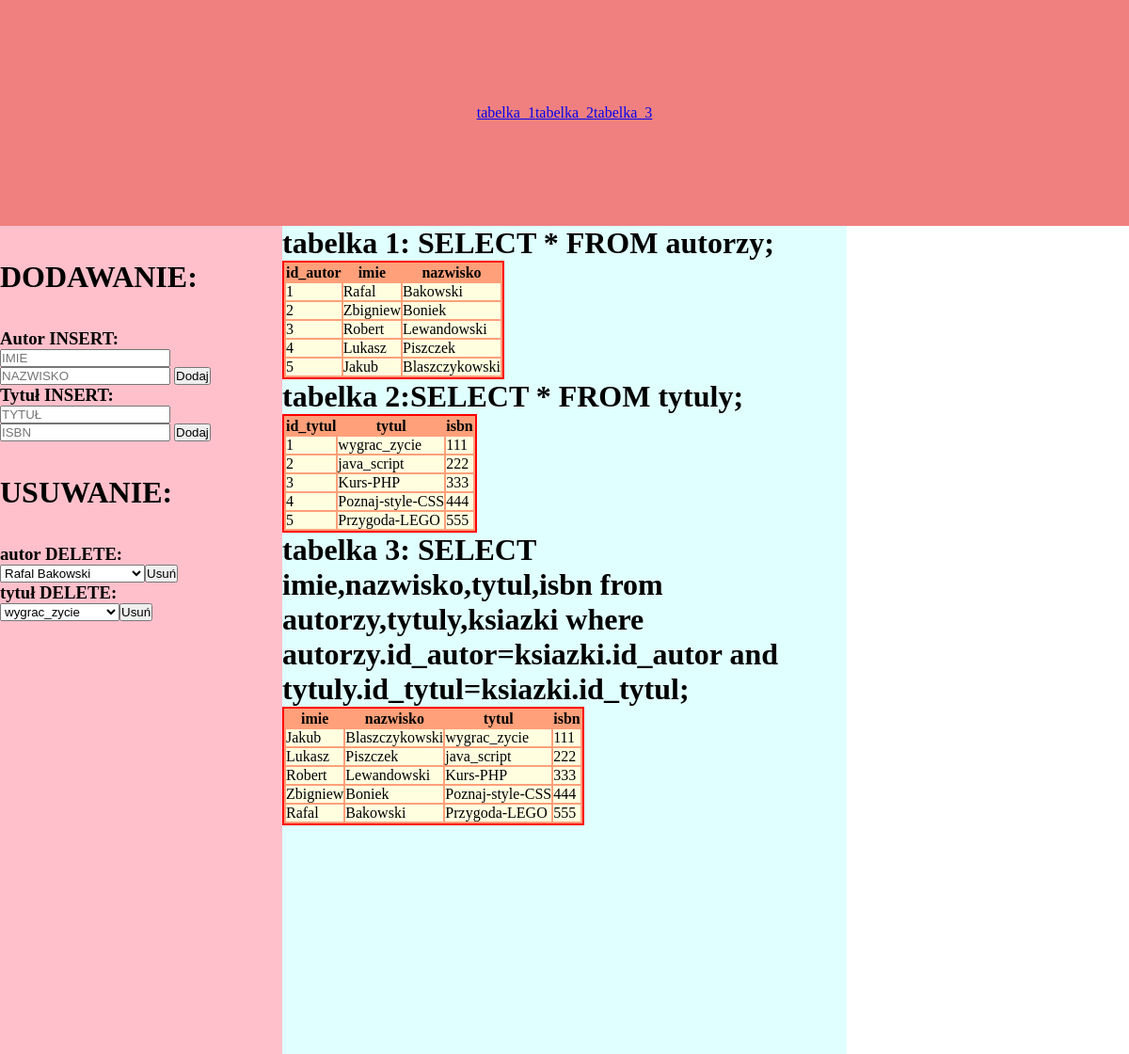
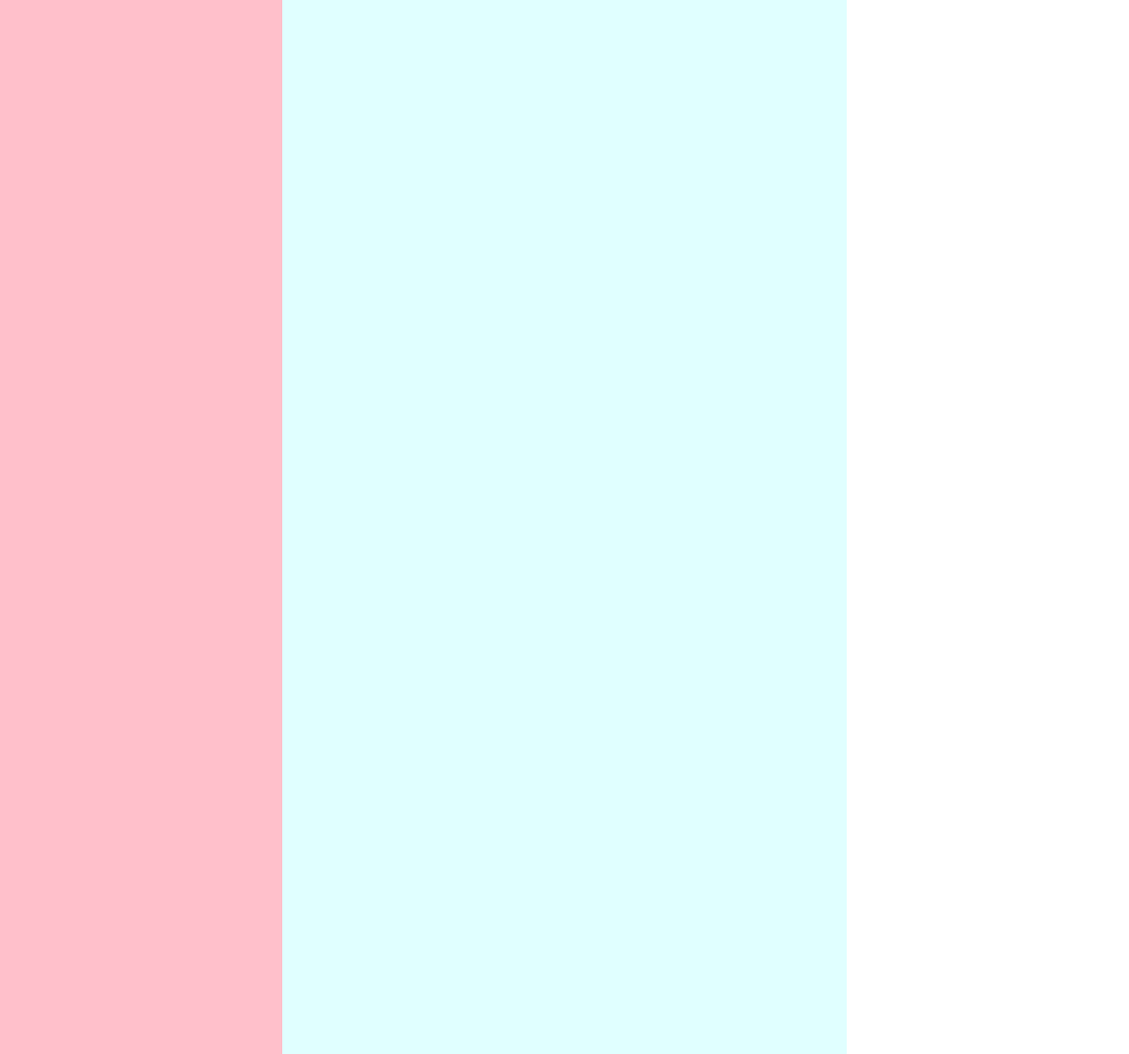
The page /library.php on the database its author committed (2 pictures, top to bottom).
### tables this page shows
CREATE TABLE `autorzy` (
  `id_autor` int(11) NOT NULL,
  `imie` varchar(30) NOT NULL,
  `nazwisko` varchar(30) NOT NULL
);

CREATE TABLE `tytuly` (
  `id_tytul` int(11) NOT NULL,
  `tytul` varchar(30) NOT NULL,
  `isbn` int(3) NOT NULL
);

### library.php (the view, shortened to what this page needs)
<!DOCTYPE html>
<html>
<head>
<link rel="stylesheet" href="library.css">
</head>
<body>
<div class="container">
<div class="top">
<a href="#zad1">tabelka_1</a>
<a href="#zad2">tabelka_2</a>
<a href="#zad3">tabelka_3</a>
</div>
<div class="guziki">
                <h1>DODAWANIE:</h1>
<h3>Autor INSERT:</h3>
                <form action="insert_autor.php" autocomplete="off" method="post" class="insert">
                    <input type="text" name="imie" placeholder="IMIE">
                    <input type="text" name="nazwisko" placeholder="NAZWISKO">
                    <input type="submit" value="Dodaj">
                </form>
                <h3>Tytuł INSERT:</h3>
                <form action="insert_tytul.php" autocomplete="off" method="post" class="insert">
                    <input type="text" name="tytul" placeholder="TYTUŁ">
                    <input type="text" name="isbn" placeholder="ISBN">
                    <input type="submit" value="Dodaj">
                </form>
                <h1>USUWANIE:</h1>
                <?php
                $servername = "localhost";
                $username = "root";
                $password = "";
                $dbname = "library";
                $conn = new mysqli($servername, $username, $password, $dbname);
                $result2 = $conn->query("SELECT * FROM autorzy");
                echo("<h3> autor DELETE:</h3>");
                echo("<form action='delete_autor.php' method='POST'  class='delete'>");
                echo("<select name='id_autor'>");
                while($row=$result2->fetch_assoc() ){
                    echo("<option value='".$row['id_autor']."'>".$row['imie']." ".$row['nazwisko']."</option>");
                }
                echo("</select>");
                echo("<input type='submit' value='Usuń'>");
                echo("</form>");
                $result3 = $conn->query("SELECT * FROM tytuly");
                echo("<h3> tytuł DELETE:</h3>");
                echo("<form action='delete_tytul.php' method='POST'  class='delete'>");
                echo("<select name='id_tytul'>");
                while($row=$result3->fetch_assoc() ){
                    echo("<option value='".$row['id_tytul']."'>".$row['tytul']."</option>");
                }
                echo("</select>");
                echo("<input type='submit' value='Usuń'>");
                echo("</form>");
            ?>
</div>
<div class="tab">
<?php
$servername = "localhost";
$username = "root";
$password = "";
$dbname = "library";
$conn = new mysqli($servername, $username, $password, $dbname);
$sql = " SELECT * FROM autorzy;";
$result = $conn->query($sql);
echo("<h1 id='zad1'>tabelka 1:".$sql);
echo("</h1>");
echo("<table class='tabelka'");
echo("<tr>
<th>id_autor</th>
<th>imie</th>
<th>nazwisko</th>
</tr>");
while($wiersz = $result->fetch_assoc()){
    echo("<tr class='col'>");
    echo("<td>".$wiersz['id_autor']."</td>");
    echo("<td>".$wiersz['imie']."</td>");
    echo("<td>".$wiersz['nazwisko']."</td>");
    echo("</tr>");
};
echo("</table>");
$sql1 = "SELECT * FROM tytuly;";
$result1 = $conn->query($sql1);
echo("<h1 id='zad2'>tabelka 2:".$sql1);
echo("</h1>");
echo("<table class='tabelka'");
echo("<tr>
<th>id_tytul</th>
<th>tytul</th>
<th>isbn</th>
</tr>");
while($wiersz1 = $result1->fetch_assoc()){
    echo("<tr class='col'>");
    echo("<td>".$wiersz1['id_tytul']."</td>");
    echo("<td>".$wiersz1['tytul']."</td>");
    echo("<td>".$wiersz1['isbn']."</td>");
    echo("</tr>");
};
echo("</table>");
$sql2 = " SELECT imie,nazwisko,tytul,isbn from autorzy,tytuly,ksiazki where autorzy.id_autor=ksiazki.id_autor and tytuly.id_tytul=ksiazki.id_tytul;";
$result2 = $conn->query($sql2);
echo("<h1 id='zad3'>tabelka 3:".$sql2);
echo("</h1>");
echo("<table class='tabelka'");
echo("<tr>
<th>imie</th>
<th>nazwisko</th>
<th>tytul</th>
<th>isbn</th>
</tr>");
while($wiersz2 = $result2->fetch_assoc()){
    echo("<tr class='col'>");
    echo("<td>".$wiersz2['imie']."</td>");
    echo("<td>".$wiersz2['nazwisko']."</td>");
    echo("<td>".$wiersz2['tytul']."</td>");
    echo("<td>".$wiersz2['isbn']."</td>");
    echo("</tr>");
};
echo("</table>");
?>
</div>
</div>
</body>
</html>

### library.css (style rules this page uses)
* { margin: 0; padding: 0; }
.container { display: flex; flex-wrap: wrap; }
.top { display: flex; height: 30vh; flex-basis: 100%; background: lightcoral; justify-content: center; align-items: center; }
.guziki { height: 250vh; flex-basis: 25%; background: pink; }
.tab { height: 250vh; flex-basis: 50%; background:lightcyan; }
.tabelka { border: 2px solid red; background: lightsalmon; }
.col { background:lightyellow; }

### rows shown on the page
autorzy: id_autor "1", imie "Rafal", nazwisko "Bakowski", tytuly.tytul "Przygoda-LEGO", tytuly.isbn "555"
autorzy: id_autor "2", imie "Zbigniew", nazwisko "Boniek", tytuly.tytul "Poznaj-style-CSS", tytuly.isbn "444"
autorzy: id_autor "3", imie "Robert", nazwisko "Lewandowski", tytuly.tytul "Kurs-PHP", tytuly.isbn "333"
autorzy: id_autor "4", imie "Lukasz", nazwisko "Piszczek", tytuly.tytul "java_script", tytuly.isbn "222"
autorzy: id_autor "5", imie "Jakub", nazwisko "Blaszczykowski", tytuly.tytul "wygrac_zycie", tytuly.isbn "111"
tytuly: id_tytul "1", tytul "wygrac_zycie", isbn "111"
tytuly: id_tytul "2", tytul "java_script", isbn "222"
tytuly: id_tytul "3", tytul "Kurs-PHP", isbn "333"
tytuly: id_tytul "4", tytul "Poznaj-style-CSS", isbn "444"
tytuly: id_tytul "5", tytul "Przygoda-LEGO", isbn "555"

### other values the page prints
$sql "SELECT * FROM autorzy;"
$sql1 "SELECT * FROM tytuly;"
$sql2 "SELECT imie,nazwisko,tytul,isbn from autorzy,tytuly,ksiazki where autorzy.id_autor=ksiazki.id_autor and tytuly.id_tytul=ksiazki.id_tytul;"
form field id_autor "Rafal Bakowski"
form field id_tytul "wygrac_zycie"
